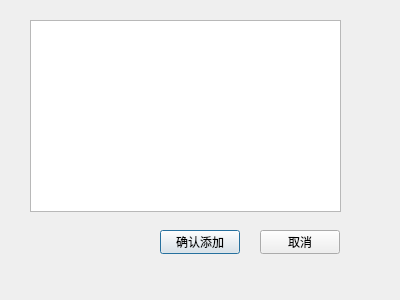
<?xml version="1.0" encoding="UTF-8"?>
<ui version="4.0">
 <class>add_score</class>
 <widget class="QDialog" name="add_score">
  <property name="geometry">
   <rect>
    <x>0</x>
    <y>0</y>
    <width>400</width>
    <height>300</height>
   </rect>
  </property>
  <property name="windowTitle">
   <string>登记成绩</string>
  </property>
  <property name="styleSheet">
   <string notr="true"/>
  </property>
  <widget class="QTableView" name="tableView">
   <property name="geometry">
    <rect>
     <x>30</x>
     <y>20</y>
     <width>311</width>
     <height>192</height>
    </rect>
   </property>
   <property name="styleSheet">
    <string notr="true"/>
   </property>
  </widget>
  <widget class="QPushButton" name="pushButton">
   <property name="geometry">
    <rect>
     <x>160</x>
     <y>230</y>
     <width>80</width>
     <height>24</height>
    </rect>
   </property>
   <property name="text">
    <string>确认添加</string>
   </property>
  </widget>
  <widget class="QPushButton" name="pushButton_2">
   <property name="geometry">
    <rect>
     <x>260</x>
     <y>230</y>
     <width>80</width>
     <height>24</height>
    </rect>
   </property>
   <property name="text">
    <string>取消</string>
   </property>
  </widget>
 </widget>
 <resources/>
 <connections/>
</ui>
